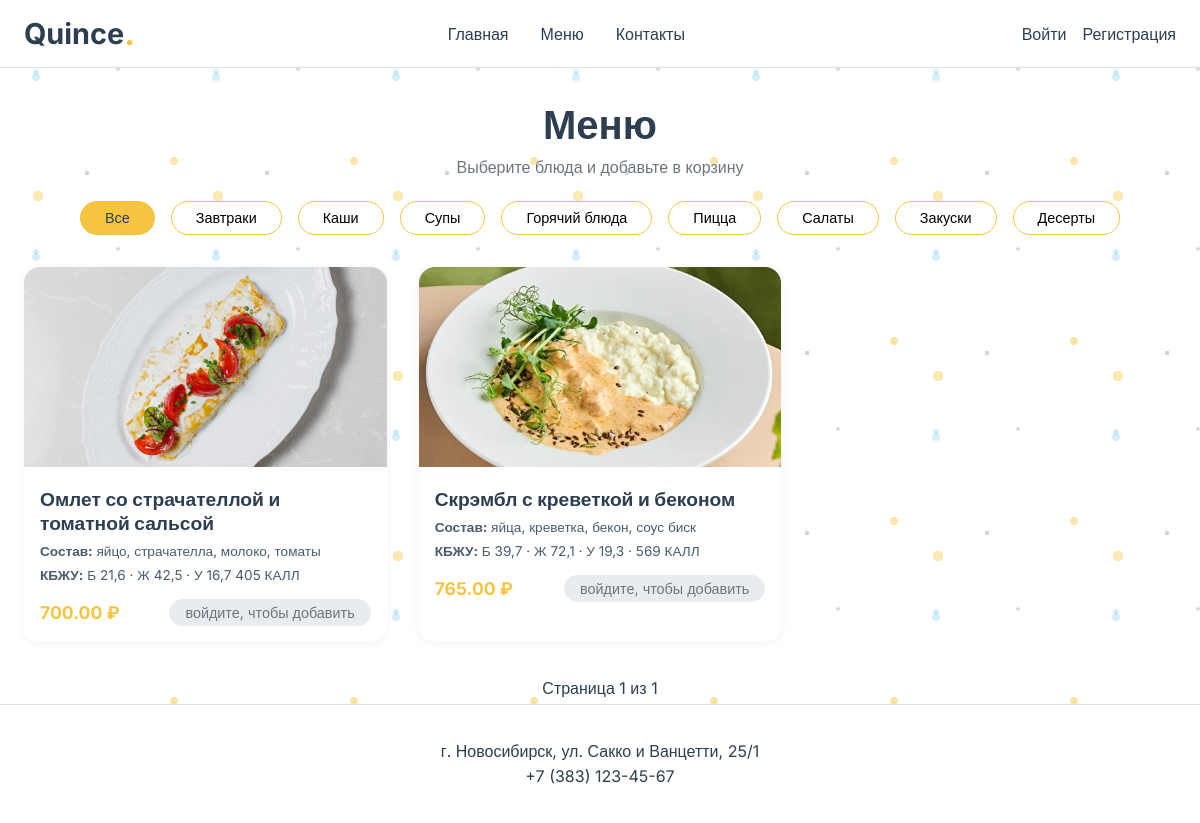
The app's page /menu/ with its own data.
### main/models.py (models this page shows, shortened)
class Category(models.Model):
    name = models.CharField(max_length=100, unique=True)

class Dish(models.Model):
    name = models.CharField(max_length=200)
    price = models.DecimalField(max_digits=10, decimal_places=2)
    category = models.ForeignKey(Category, on_delete=models.CASCADE, related_name='dishes')
    image = models.ImageField(upload_to='dishes/', blank=True, null=True)
    is_available = models.BooleanField(default=True)
    composition = models.TextField('Состав блюда', blank=True)
    nutrition = models.CharField('КБЖУ', max_length=100, blank=True)
    class Meta:
        indexes = [
            models.Index(fields=['category', 'is_available']),
            models.Index(fields=['name']),
        ]

### main/views.py (the view)
# urls.py: path('menu/', views.menu, name='menu'),
def menu(request):
    categories = Category.objects.all()
    dishes_list = Dish.objects.filter(is_available=True).select_related('category').order_by('id')
    paginator = Paginator(dishes_list, 12)
    page_number = request.GET.get('page')
    dishes = paginator.get_page(page_number)
    return render(request, 'main/menu.html', {'categories': categories, 'dishes': dishes})

### main/templates/main/menu.html (shortened to what this page needs)
{% extends 'main/base.html' %}
{% load static %}
{% block content %}
<div class="menu-page">
    <div class="menu-header">
        <h1>Меню</h1>
        <p class="menu-subtitle">Выберите блюда и добавьте в корзину</p>
        <div class="menu-filters">
            <button class="filter-btn active" data-category="all">Все</button>
            {% for cat in categories %}
                <button class="filter-btn" data-category="{{ cat.id }}">{{ cat.name }}</button>
            {% endfor %}
        </div>
    </div>
    <div class="menu-grid" id="dishes-container">
        {% for dish in dishes %}
            <div class="dish-card" data-category="{{ dish.category.id }}">
                <div class="dish-img">
                    {% if dish.image %}
                        <img src="{{ dish.image.url }}" alt="{{ dish.name }}">
                    {% else %}
                        <img src="{% static 'main/images/placeholder.jpg' %}" alt="Блюдо">
                    {% endif %}
                </div>
                <div class="dish-body">
                    <h3>{{ dish.name }}</h3>
                    <div class="dish-composition">
                        <strong>Состав:</strong> {{ dish.composition|default:"—" }}
                    </div>
                    <div class="dish-nutrition">
                        <strong>КБЖУ:</strong> {{ dish.nutrition|default:"—" }}
                    </div>
                    <div class="dish-price-cart">
                        <span class="price">{{ dish.price }} ₽</span>
                        {% if user.is_authenticated %}
                            <a href="{% url 'add_to_cart' dish.id %}" class="cart-btn">в корзину</a>
                        {% else %}
                            <a href="{% url 'login' %}?next={{ request.path|urlencode }}" class="cart-btn login-prompt">войдите, чтобы добавить</a>
                        {% endif %}
                    </div>
                </div>
            </div>
        {% empty %}
            <p class="no-dishes">Нет блюд.</p>
        {% endfor %}
    </div>
</div>
<div class="pagination" style="display: flex; justify-content: center; gap: 1rem; margin-top: 2rem;">
    <span class="current" style="padding: 0.3rem 1rem;">Страница {{ dishes.number }} из {{ dishes.paginator.num_pages }}</span>
</div>
{% endblock %}

### main/static/main/css/style.css (style rules this page uses)
:root { --yellow: #F5C542; --blue-light: #A8D0E6; --white: #FFFFFF; --text-dark: #2C3E50; --border-light: #e0e0e0; }
* { margin: 0; padding: 0; box-sizing: border-box; }
body { font-family: 'Inter', sans-serif; background-color: var(--white); color: var(--text-dark); background-image: radial-gradient(circle at 20% 40%, rgba(135, 206, 250, 0.4) 1.5%, transparent 1.5%), radial-gradient(circle at 80% 70%, rgba(245, 197, 66, 0.45) 2%, transparent 2%), radial-gradient(circle at 40% 85%, rgba(108, 117, 125, 0.3) 1.2%, transparent 1.2%), radial-gradient(circle at 95% 15%, rgba(135, 206, 250, 0.35) 1.8%, transparent 1.8%), radial-gradient(circle at 10% 95%, rgba(245, 197, 66, 0.4) 2.2%, transparent 2.2%), radial-gradient(circle at 60% 30%, rgba(108, 117, 125, 0.25) 1%, transparent 1%); background-size: 180px 180px; background-position: 0 0, 30px 35px, 15px 20px, 45px 50px, 20px 25px, 10px 15px; background-repeat: repeat; display: flex; flex-direction: column; min-height: 100vh; }
.menu-page { max-width: 1200px; margin: 2rem auto; padding: 0 24px; }
.menu-header { text-align: center; margin-bottom: 2rem; }
.menu-filters { display: flex; justify-content: center; gap: 1rem; margin-bottom: 2rem; }
.filter-btn { background: var(--white); border: 1px solid var(--yellow); padding: 0.5rem 1.5rem; border-radius: 2rem; cursor: pointer; }
.filter-btn.active, .filter-btn:hover { background: var(--yellow); }
.menu-grid { display: grid; grid-template-columns: repeat(auto-fill, minmax(280px, 1fr)); gap: 2rem; }
.dish-card { background: var(--white); border-radius: 1rem; overflow: hidden; box-shadow: 0 2px 10px rgba(0,0,0,0.05); }
.dish-img img { width: 100%; height: 200px; object-fit: cover; }
.dish-body { padding: 1rem; }
.dish-price-cart { display: flex; justify-content: space-between; align-items: center; margin-top: 1rem; }
.price { font-weight: bold; color: var(--yellow); }
.cart-btn { background: var(--blue-light); color: var(--text-dark); padding: 0.3rem 1rem; border-radius: 1.5rem; text-decoration: none; }
html, body { height: 100%; }

### main/templates/main/menu.html (style rules this page uses)
.menu-page { max-width: 1200px; margin: 2rem auto; padding: 0 24px; }
.menu-header { text-align: center; margin-bottom: 2rem; }
.menu-header h1 { font-size: 2.5rem; margin-bottom: 0.5rem; }
.menu-subtitle { font-size: 1rem; color: #6c757d; margin-bottom: 1.5rem; }
.menu-filters { display: flex; justify-content: center; gap: 1rem; margin-top: 1rem; }
.filter-btn { background: transparent; border: 1px solid #F5C542; padding: 0.5rem 1.5rem; border-radius: 2rem; cursor: pointer; transition: all 0.2s; font-size: 0.9rem; }
.filter-btn.active, .filter-btn:hover { background: #F5C542; color: #2C3E50; }
.menu-grid { display: grid; grid-template-columns: repeat(auto-fill, minmax(300px, 1fr)); gap: 2rem; margin-top: 1rem; }
.dish-card { background: #FFFFFF; border-radius: 1rem; overflow: hidden; box-shadow: 0 2px 10px rgba(0,0,0,0.05); transition: transform 0.2s; display: flex; flex-direction: column; }
.dish-img img { width: 100%; height: 200px; object-fit: cover; }
.dish-body { padding: 1rem; flex-grow: 1; display: flex; flex-direction: column; }
.dish-body h3 { font-size: 1.2rem; margin-bottom: 0.5rem; color: #2C3E50; }
.dish-composition, .dish-nutrition { font-size: 0.85rem; color: #4a5b6e; margin-bottom: 0.5rem; }
.dish-price-cart { display: flex; justify-content: space-between; align-items: center; margin-top: 0.5rem; }
.price { font-weight: bold; color: #F5C542; font-size: 1.1rem; }
.cart-btn { background: #A8D0E6; color: #2C3E50; padding: 0.3rem 1rem; border-radius: 1.5rem; text-decoration: none; font-size: 0.9rem; transition: 0.2s; }
.cart-btn.login-prompt { background: #e9ecef; color: #6c757d; }

### records on screen
Category: name "Завтраки"
Category: name "Каши"
Category: name "Супы"
Category: name "Горячий блюда"
Category: name "Пицца"
Category: name "Салаты"
Category: name "Закуски"
Category: name "Десерты"
Dish: image (picture), name "Омлет со страчателлой и томатной сальсой", composition "яйцо, страчателла, молоко, томаты", nutrition "Б 21,6 · Ж 42,5 · У 16,7 405 КАЛЛ", price "700.00"
Dish: image (picture), name "Скрэмбл с креветкой и беконом", composition "яйца, креветка, бекон, соус биск", nutrition "Б 39,7 · Ж 72,1 · У 19,3 · 569 КАЛЛ", price "765.00"

### other values on screen
{{ dishes.number }} "1"
{{ dishes.paginator.num_pages }} "1"
